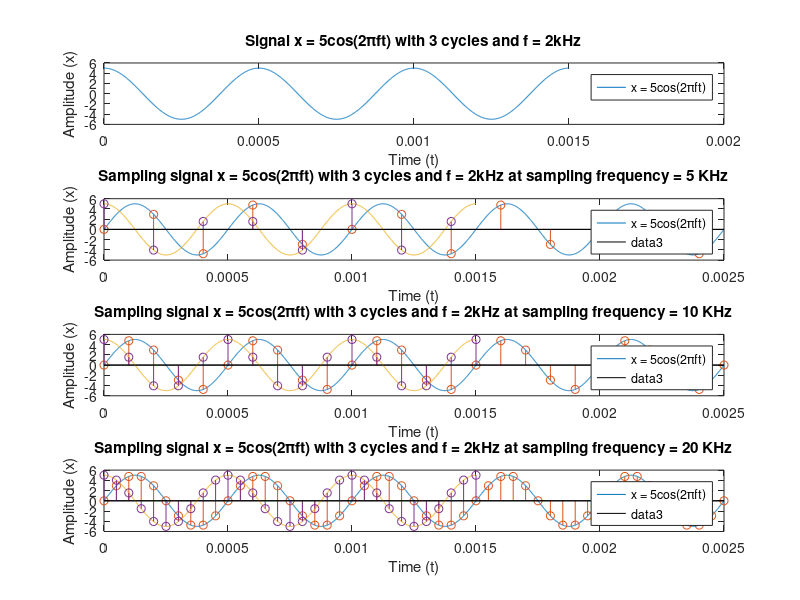

MATLAB code for this plot:
% Generate the signal x = 5sin(2 pi f t) with 5 cycles,
% where f = 2 kHz signal and sample the signal with
% frequency 5 KHz, 10 Khz, 20 KHz. (Title and label each figure)

cycles = 5
f = 2000 % Signal Frequency, 2KHz
T = 1 / f % Signal Time Period
t = 0 : 0.000001 : cycles * T
x = 5 * sin(2 * pi * f * t)

subplot(4, 1, 1)
plot(t, x)
legend("x = 5sin(2πft)")
title("Signal x = 5sin(2πft) with 5 cycles and f = 2kHz")
xlabel("Time (t)")
ylabel("Amplitude (x)")

% Sampling with frequency 5 KHz
cycles = 5
f = 2000 % Signal Frequency, 2KHz
T = 1 / f % Signal Time Period
t = 0 : 0.000001 : cycles * T
x = 5 * sin(2 * pi * f * t)
sampling_frequency = 5000 % F_s = 5 KHz
sampling_time_period = 1 / sampling_frequency
sampling_time_vector = 0 : sampling_time_period : cycles * T
sample_amplitude = 5 * sin(2 * pi * f * sampling_time_vector)

subplot(4, 1, 2)
plot(t, x)
legend("x = 5sin(2πft)")
hold on;
stem(sampling_time_vector, sample_amplitude)
title("Sampling signal x = 5sin(2πft) with 5 cycles and f = 2kHz at sampling frequency = 5 KHz")
xlabel("Time (t)")
ylabel("Amplitude (x)")

% Sampling with frequency 10 KHz
cycles = 5
f = 2000 % Signal Frequency, 2KHz
T = 1 / f % Signal Time Period
t = 0 : 0.000001 : cycles * T
x = 5 * sin(2 * pi * f * t)
sampling_frequency = 10000 % F_s = 10 KHz
sampling_time_period = 1 / sampling_frequency
sampling_time_vector = 0 : sampling_time_period : cycles * T
sample_amplitude = 5 * sin(2 * pi * f * sampling_time_vector)

subplot(4, 1, 3)
plot(t, x)
legend("x = 5sin(2πft)")
hold on;
stem(sampling_time_vector, sample_amplitude)
title("Sampling signal x = 5sin(2πft) with 5 cycles and f = 2kHz at sampling frequency = 10 KHz")
xlabel("Time (t)")
ylabel("Amplitude (x)")

% Sampling with frequency 20 KHz
cycles = 5
f = 2000 % Signal Frequency, 2KHz
T = 1 / f % Signal Time Period
t = 0 : 0.000001 : cycles * T
x = 5 * sin(2 * pi * f * t)
sampling_frequency = 20000 % F_s = 20 KHz
sampling_time_period = 1 / sampling_frequency
sampling_time_vector = 0 : sampling_time_period : cycles * T
sample_amplitude = 5 * sin(2 * pi * f * sampling_time_vector)

subplot(4, 1, 4)
plot(t, x)
legend("x = 5sin(2πft)")
hold on;
stem(sampling_time_vector, sample_amplitude)
title("Sampling signal x = 5sin(2πft) with 5 cycles and f = 2kHz at sampling frequency = 20 KHz")
xlabel("Time (t)")
ylabel("Amplitude (x)")

% Generate the signal x = 5cos(2 pi f t) with 3 cycles,
% where f = 2 kHz signal and sample the signal with frequency
% 5 KHz, 10 Khz, 20 KHz. (Title and label each figure)

cycles = 3
f = 2000 % Signal Frequency, 2KHz
T = 1 / f % Signal Time Period
t = 0 : 0.000001 : cycles * T
x = 5 * cos(2 * pi * f * t)

subplot(4, 1, 1)
plot(t, x)
legend("x = 5cos(2πft)")
title("Signal x = 5cos(2πft) with 3 cycles and f = 2kHz")
xlabel("Time (t)")
ylabel("Amplitude (x)")

% Sampling with frequency 5 KHz
cycles = 3
f = 2000 % Signal Frequency, 2KHz
T = 1 / f % Signal Time Period
t = 0 : 0.000001 : cycles * T
x = 5 * cos(2 * pi * f * t)
sampling_frequency = 5000 % F_s = 5 KHz
sampling_time_period = 1 / sampling_frequency
sampling_time_vector = 0 : sampling_time_period : cycles * T
sample_amplitude = 5 * cos(2 * pi * f * sampling_time_vector)

subplot(4, 1, 2)
plot(t, x)
legend("x = 5cos(2πft)")
hold on;
stem(sampling_time_vector, sample_amplitude)
title("Sampling signal x = 5cos(2πft) with 3 cycles and f = 2kHz at sampling frequency = 5 KHz")
xlabel("Time (t)")
ylabel("Amplitude (x)")

% Sampling with frequency 10 KHz
cycles = 3
f = 2000 % Signal Frequency, 2KHz
T = 1 / f % Signal Time Period
t = 0 : 0.000001 : cycles * T
x = 5 * cos(2 * pi * f * t)
sampling_frequency = 10000 % F_s = 10 KHz
sampling_time_period = 1 / sampling_frequency
sampling_time_vector = 0 : sampling_time_period : cycles * T
sample_amplitude = 5 * cos(2 * pi * f * sampling_time_vector)

subplot(4, 1, 3)
plot(t, x)
legend("x = 5cos(2πft)")
hold on;
stem(sampling_time_vector, sample_amplitude)
title("Sampling signal x = 5cos(2πft) with 3 cycles and f = 2kHz at sampling frequency = 10 KHz")
xlabel("Time (t)")
ylabel("Amplitude (x)")

% Sampling with frequency 20 KHz
cycles = 3
f = 2000 % Signal Frequency, 2KHz
T = 1 / f % Signal Time Period
t = 0 : 0.000001 : cycles * T
x = 5 * cos(2 * pi * f * t)
sampling_frequency = 20000 % F_s = 20 KHz
sampling_time_period = 1 / sampling_frequency
sampling_time_vector = 0 : sampling_time_period : cycles * T
sample_amplitude = 5 * cos(2 * pi * f * sampling_time_vector)

subplot(4, 1, 4)
plot(t, x)
legend("x = 5cos(2πft)")
hold on;
stem(sampling_time_vector, sample_amplitude)
title("Sampling signal x = 5cos(2πft) with 3 cycles and f = 2kHz at sampling frequency = 20 KHz")
xlabel("Time (t)")
ylabel("Amplitude (x)")
